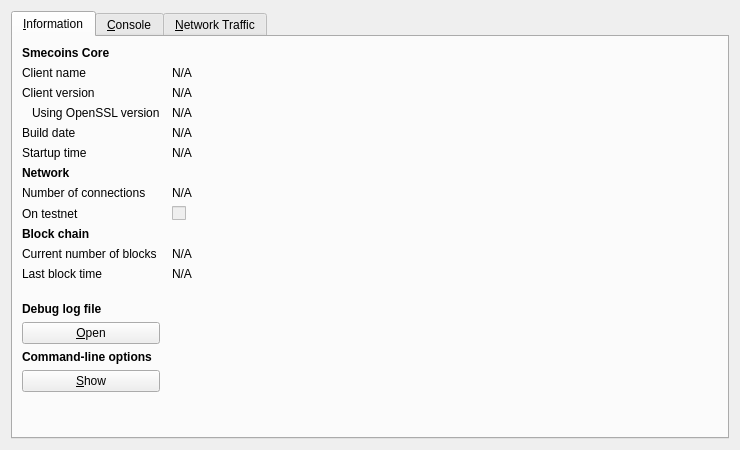
<?xml version="1.0" encoding="UTF-8"?>
<ui version="4.0">
 <class>RPCConsole</class>
 <widget class="QDialog" name="RPCConsole">
  <property name="geometry">
   <rect>
    <x>0</x>
    <y>0</y>
    <width>740</width>
    <height>450</height>
   </rect>
  </property>
  <property name="windowTitle">
   <string>Smecoins - Debug window</string>
  </property>
  <layout class="QVBoxLayout" name="verticalLayout_2">
   <item>
    <widget class="QTabWidget" name="tabWidget">
     <property name="currentIndex">
      <number>0</number>
     </property>
     <widget class="QWidget" name="tab_info">
      <attribute name="title">
       <string>&amp;Information</string>
      </attribute>
      <layout class="QGridLayout" name="gridLayout" columnstretch="0,1">
       <property name="horizontalSpacing">
        <number>12</number>
       </property>
       <item row="0" column="0">
        <widget class="QLabel" name="label_9">
         <property name="font">
          <font>
           <weight>75</weight>
           <bold>true</bold>
          </font>
         </property>
         <property name="text">
          <string>Smecoins Core</string>
         </property>
        </widget>
       </item>
       <item row="1" column="0">
        <widget class="QLabel" name="label_5">
         <property name="text">
          <string>Client name</string>
         </property>
        </widget>
       </item>
       <item row="1" column="1">
        <widget class="QLabel" name="clientName">
         <property name="cursor">
          <cursorShape>IBeamCursor</cursorShape>
         </property>
         <property name="text">
          <string>N/A</string>
         </property>
         <property name="textFormat">
          <enum>Qt::PlainText</enum>
         </property>
         <property name="textInteractionFlags">
          <set>Qt::LinksAccessibleByMouse|Qt::TextSelectableByKeyboard|Qt::TextSelectableByMouse</set>
         </property>
        </widget>
       </item>
       <item row="2" column="0">
        <widget class="QLabel" name="label_6">
         <property name="text">
          <string>Client version</string>
         </property>
        </widget>
       </item>
       <item row="2" column="1">
        <widget class="QLabel" name="clientVersion">
         <property name="cursor">
          <cursorShape>IBeamCursor</cursorShape>
         </property>
         <property name="text">
          <string>N/A</string>
         </property>
         <property name="textFormat">
          <enum>Qt::PlainText</enum>
         </property>
         <property name="textInteractionFlags">
          <set>Qt::LinksAccessibleByMouse|Qt::TextSelectableByKeyboard|Qt::TextSelectableByMouse</set>
         </property>
        </widget>
       </item>
       <item row="3" column="0">
        <widget class="QLabel" name="label_14">
         <property name="text">
          <string>Using OpenSSL version</string>
         </property>
         <property name="indent">
          <number>10</number>
         </property>
        </widget>
       </item>
       <item row="3" column="1">
        <widget class="QLabel" name="openSSLVersion">
         <property name="cursor">
          <cursorShape>IBeamCursor</cursorShape>
         </property>
         <property name="text">
          <string>N/A</string>
         </property>
         <property name="textFormat">
          <enum>Qt::PlainText</enum>
         </property>
         <property name="textInteractionFlags">
          <set>Qt::LinksAccessibleByMouse|Qt::TextSelectableByKeyboard|Qt::TextSelectableByMouse</set>
         </property>
        </widget>
       </item>
       <item row="4" column="0">
        <widget class="QLabel" name="label_12">
         <property name="text">
          <string>Build date</string>
         </property>
        </widget>
       </item>
       <item row="4" column="1">
        <widget class="QLabel" name="buildDate">
         <property name="cursor">
          <cursorShape>IBeamCursor</cursorShape>
         </property>
         <property name="text">
          <string>N/A</string>
         </property>
         <property name="textFormat">
          <enum>Qt::PlainText</enum>
         </property>
         <property name="textInteractionFlags">
          <set>Qt::LinksAccessibleByMouse|Qt::TextSelectableByKeyboard|Qt::TextSelectableByMouse</set>
         </property>
        </widget>
       </item>
       <item row="5" column="0">
        <widget class="QLabel" name="label_13">
         <property name="text">
          <string>Startup time</string>
         </property>
        </widget>
       </item>
       <item row="5" column="1">
        <widget class="QLabel" name="startupTime">
         <property name="cursor">
          <cursorShape>IBeamCursor</cursorShape>
         </property>
         <property name="text">
          <string>N/A</string>
         </property>
         <property name="textFormat">
          <enum>Qt::PlainText</enum>
         </property>
         <property name="textInteractionFlags">
          <set>Qt::LinksAccessibleByMouse|Qt::TextSelectableByKeyboard|Qt::TextSelectableByMouse</set>
         </property>
        </widget>
       </item>
       <item row="6" column="0">
        <widget class="QLabel" name="label_11">
         <property name="font">
          <font>
           <weight>75</weight>
           <bold>true</bold>
          </font>
         </property>
         <property name="text">
          <string>Network</string>
         </property>
        </widget>
       </item>
       <item row="7" column="0">
        <widget class="QLabel" name="label_7">
         <property name="text">
          <string>Number of connections</string>
         </property>
        </widget>
       </item>
       <item row="7" column="1">
        <widget class="QLabel" name="numberOfConnections">
         <property name="cursor">
          <cursorShape>IBeamCursor</cursorShape>
         </property>
         <property name="text">
          <string>N/A</string>
         </property>
         <property name="textFormat">
          <enum>Qt::PlainText</enum>
         </property>
         <property name="textInteractionFlags">
          <set>Qt::LinksAccessibleByMouse|Qt::TextSelectableByKeyboard|Qt::TextSelectableByMouse</set>
         </property>
        </widget>
       </item>
       <item row="8" column="0">
        <widget class="QLabel" name="label_8">
         <property name="text">
          <string>On testnet</string>
         </property>
        </widget>
       </item>
       <item row="8" column="1">
        <widget class="QCheckBox" name="isTestNet">
         <property name="enabled">
          <bool>false</bool>
         </property>
         <property name="text">
          <string/>
         </property>
        </widget>
       </item>
       <item row="9" column="0">
        <widget class="QLabel" name="label_10">
         <property name="font">
          <font>
           <weight>75</weight>
           <bold>true</bold>
          </font>
         </property>
         <property name="text">
          <string>Block chain</string>
         </property>
        </widget>
       </item>
       <item row="10" column="0">
        <widget class="QLabel" name="label_3">
         <property name="text">
          <string>Current number of blocks</string>
         </property>
        </widget>
       </item>
       <item row="10" column="1">
        <widget class="QLabel" name="numberOfBlocks">
         <property name="cursor">
          <cursorShape>IBeamCursor</cursorShape>
         </property>
         <property name="text">
          <string>N/A</string>
         </property>
         <property name="textFormat">
          <enum>Qt::PlainText</enum>
         </property>
         <property name="textInteractionFlags">
          <set>Qt::LinksAccessibleByMouse|Qt::TextSelectableByKeyboard|Qt::TextSelectableByMouse</set>
         </property>
        </widget>
       </item>
       <item row="11" column="0">
        <widget class="QLabel" name="label_2">
         <property name="text">
          <string>Last block time</string>
         </property>
        </widget>
       </item>
       <item row="11" column="1">
        <widget class="QLabel" name="lastBlockTime">
         <property name="cursor">
          <cursorShape>IBeamCursor</cursorShape>
         </property>
         <property name="text">
          <string>N/A</string>
         </property>
         <property name="textFormat">
          <enum>Qt::PlainText</enum>
         </property>
         <property name="textInteractionFlags">
          <set>Qt::LinksAccessibleByMouse|Qt::TextSelectableByKeyboard|Qt::TextSelectableByMouse</set>
         </property>
        </widget>
       </item>
       <item row="12" column="0">
        <spacer name="verticalSpacer_2">
         <property name="orientation">
          <enum>Qt::Vertical</enum>
         </property>
         <property name="sizeHint" stdset="0">
          <size>
           <width>20</width>
           <height>20</height>
          </size>
         </property>
        </spacer>
       </item>
       <item row="13" column="0">
        <widget class="QLabel" name="labelDebugLogfile">
         <property name="font">
          <font>
           <weight>75</weight>
           <bold>true</bold>
          </font>
         </property>
         <property name="text">
          <string>Debug log file</string>
         </property>
        </widget>
       </item>
       <item row="14" column="0">
        <widget class="QPushButton" name="openDebugLogfileButton">
         <property name="toolTip">
          <string>Open the Smecoins debug log file from the current data directory. This can take a few seconds for large log files.</string>
         </property>
         <property name="text">
          <string>&amp;Open</string>
         </property>
         <property name="autoDefault">
          <bool>false</bool>
         </property>
        </widget>
       </item>
       <item row="15" column="0">
        <widget class="QLabel" name="labelCLOptions">
         <property name="font">
          <font>
           <weight>75</weight>
           <bold>true</bold>
          </font>
         </property>
         <property name="text">
          <string>Command-line options</string>
         </property>
        </widget>
       </item>
       <item row="16" column="0">
        <widget class="QPushButton" name="showCLOptionsButton">
         <property name="toolTip">
          <string>Show the Smecoins help message to get a list with possible Smecoins command-line options.</string>
         </property>
         <property name="text">
          <string>&amp;Show</string>
         </property>
         <property name="autoDefault">
          <bool>false</bool>
         </property>
        </widget>
       </item>
       <item row="17" column="0">
        <spacer name="verticalSpacer">
         <property name="orientation">
          <enum>Qt::Vertical</enum>
         </property>
         <property name="sizeHint" stdset="0">
          <size>
           <width>20</width>
           <height>40</height>
          </size>
         </property>
        </spacer>
       </item>
      </layout>
     </widget>
     <widget class="QWidget" name="tab_console">
      <attribute name="title">
       <string>&amp;Console</string>
      </attribute>
      <layout class="QVBoxLayout" name="verticalLayout_3">
       <property name="spacing">
        <number>3</number>
       </property>
       <item>
        <widget class="QTextEdit" name="messagesWidget">
         <property name="minimumSize">
          <size>
           <width>0</width>
           <height>100</height>
          </size>
         </property>
         <property name="readOnly">
          <bool>true</bool>
         </property>
         <property name="tabKeyNavigation" stdset="0">
          <bool>false</bool>
         </property>
         <property name="columnCount" stdset="0">
          <number>2</number>
         </property>
        </widget>
       </item>
       <item>
        <layout class="QHBoxLayout" name="horizontalLayout">
         <property name="spacing">
          <number>3</number>
         </property>
         <item>
          <widget class="QLabel" name="label">
           <property name="text">
            <string notr="true">&gt;</string>
           </property>
          </widget>
         </item>
         <item>
          <widget class="QLineEdit" name="lineEdit"/>
         </item>
         <item>
          <widget class="QPushButton" name="clearButton">
           <property name="maximumSize">
            <size>
             <width>24</width>
             <height>24</height>
            </size>
           </property>
           <property name="toolTip">
            <string>Clear console</string>
           </property>
           <property name="text">
            <string/>
           </property>
           <property name="icon">
            <iconset resource="../bitcoin.qrc">
             <normaloff>:/icons/remove</normaloff>:/icons/remove</iconset>
           </property>
           <property name="shortcut">
            <string notr="true">Ctrl+L</string>
           </property>
           <property name="autoDefault">
            <bool>false</bool>
           </property>
          </widget>
         </item>
        </layout>
       </item>
      </layout>
     </widget>
     <widget class="QWidget" name="tab">
      <attribute name="title">
       <string>&amp;Network Traffic</string>
      </attribute>
      <layout class="QHBoxLayout" name="horizontalLayout_3">
       <item>
        <layout class="QVBoxLayout" name="verticalLayout_4">
         <item>
          <widget class="TrafficGraphWidget" name="trafficGraph" native="true">
           <property name="sizePolicy">
            <sizepolicy hsizetype="Expanding" vsizetype="Expanding">
             <horstretch>0</horstretch>
             <verstretch>0</verstretch>
            </sizepolicy>
           </property>
          </widget>
         </item>
         <item>
          <layout class="QHBoxLayout" name="horizontalLayout_2">
           <item>
            <widget class="QSlider" name="sldGraphRange">
             <property name="minimum">
              <number>1</number>
             </property>
             <property name="maximum">
              <number>288</number>
             </property>
             <property name="pageStep">
              <number>12</number>
             </property>
             <property name="value">
              <number>6</number>
             </property>
             <property name="orientation">
              <enum>Qt::Horizontal</enum>
             </property>
            </widget>
           </item>
           <item>
            <widget class="QLabel" name="lblGraphRange">
             <property name="minimumSize">
              <size>
               <width>100</width>
               <height>0</height>
              </size>
             </property>
             <property name="alignment">
              <set>Qt::AlignCenter</set>
             </property>
            </widget>
           </item>
           <item>
            <widget class="QPushButton" name="btnClearTrafficGraph">
             <property name="text">
              <string>&amp;Clear</string>
             </property>
            </widget>
           </item>
          </layout>
         </item>
        </layout>
       </item>
       <item>
        <layout class="QVBoxLayout" name="verticalLayout">
         <item>
          <widget class="QGroupBox" name="groupBox">
           <property name="title">
            <string>Totals</string>
           </property>
           <layout class="QVBoxLayout" name="verticalLayout_5">
            <item>
             <layout class="QHBoxLayout" name="horizontalLayout_4">
              <item>
               <widget class="Line" name="line">
                <property name="sizePolicy">
                 <sizepolicy hsizetype="Fixed" vsizetype="Fixed">
                  <horstretch>0</horstretch>
                  <verstretch>0</verstretch>
                 </sizepolicy>
                </property>
                <property name="minimumSize">
                 <size>
                  <width>10</width>
                  <height>0</height>
                 </size>
                </property>
                <property name="palette">
                 <palette>
                  <active>
                   <colorrole role="Light">
                    <brush brushstyle="SolidPattern">
                     <color alpha="255">
                      <red>0</red>
                      <green>255</green>
                      <blue>0</blue>
                     </color>
                    </brush>
                   </colorrole>
                  </active>
                  <inactive>
                   <colorrole role="Light">
                    <brush brushstyle="SolidPattern">
                     <color alpha="255">
                      <red>0</red>
                      <green>255</green>
                      <blue>0</blue>
                     </color>
                    </brush>
                   </colorrole>
                  </inactive>
                  <disabled>
                   <colorrole role="Light">
                    <brush brushstyle="SolidPattern">
                     <color alpha="255">
                      <red>0</red>
                      <green>255</green>
                      <blue>0</blue>
                     </color>
                    </brush>
                   </colorrole>
                  </disabled>
                 </palette>
                </property>
                <property name="orientation">
                 <enum>Qt::Horizontal</enum>
                </property>
               </widget>
              </item>
              <item>
               <widget class="QLabel" name="label_16">
                <property name="text">
                 <string>In:</string>
                </property>
               </widget>
              </item>
              <item>
               <widget class="QLabel" name="lblBytesIn">
                <property name="minimumSize">
                 <size>
                  <width>50</width>
                  <height>0</height>
                 </size>
                </property>
                <property name="alignment">
                 <set>Qt::AlignRight|Qt::AlignTrailing|Qt::AlignVCenter</set>
                </property>
               </widget>
              </item>
             </layout>
            </item>
            <item>
             <layout class="QHBoxLayout" name="horizontalLayout_5">
              <item>
               <widget class="Line" name="line_2">
                <property name="sizePolicy">
                 <sizepolicy hsizetype="Fixed" vsizetype="Fixed">
                  <horstretch>0</horstretch>
                  <verstretch>0</verstretch>
                 </sizepolicy>
                </property>
                <property name="minimumSize">
                 <size>
                  <width>10</width>
                  <height>0</height>
                 </size>
                </property>
                <property name="palette">
                 <palette>
                  <active>
                   <colorrole role="Light">
                    <brush brushstyle="SolidPattern">
                     <color alpha="255">
                      <red>255</red>
                      <green>0</green>
                      <blue>0</blue>
                     </color>
                    </brush>
                   </colorrole>
                  </active>
                  <inactive>
                   <colorrole role="Light">
                    <brush brushstyle="SolidPattern">
                     <color alpha="255">
                      <red>255</red>
                      <green>0</green>
                      <blue>0</blue>
                     </color>
                    </brush>
                   </colorrole>
                  </inactive>
                  <disabled>
                   <colorrole role="Light">
                    <brush brushstyle="SolidPattern">
                     <color alpha="255">
                      <red>255</red>
                      <green>0</green>
                      <blue>0</blue>
                     </color>
                    </brush>
                   </colorrole>
                  </disabled>
                 </palette>
                </property>
                <property name="orientation">
                 <enum>Qt::Horizontal</enum>
                </property>
               </widget>
              </item>
              <item>
               <widget class="QLabel" name="label_17">
                <property name="text">
                 <string>Out:</string>
                </property>
               </widget>
              </item>
              <item>
               <widget class="QLabel" name="lblBytesOut">
                <property name="minimumSize">
                 <size>
                  <width>50</width>
                  <height>0</height>
                 </size>
                </property>
                <property name="alignment">
                 <set>Qt::AlignRight|Qt::AlignTrailing|Qt::AlignVCenter</set>
                </property>
               </widget>
              </item>
             </layout>
            </item>
            <item>
             <spacer name="verticalSpacer_4">
              <property name="orientation">
               <enum>Qt::Vertical</enum>
              </property>
              <property name="sizeHint" stdset="0">
               <size>
                <width>20</width>
                <height>407</height>
               </size>
              </property>
             </spacer>
            </item>
           </layout>
          </widget>
         </item>
        </layout>
       </item>
      </layout>
     </widget>
    </widget>
   </item>
  </layout>
 </widget>
 <customwidgets>
  <customwidget>
   <class>TrafficGraphWidget</class>
   <extends>QWidget</extends>
   <header>trafficgraphwidget.h</header>
   <container>1</container>
   <slots>
    <slot>clear()</slot>
   </slots>
  </customwidget>
 </customwidgets>
 <resources>
  <include location="../bitcoin.qrc"/>
 </resources>
 <connections/>
</ui>
